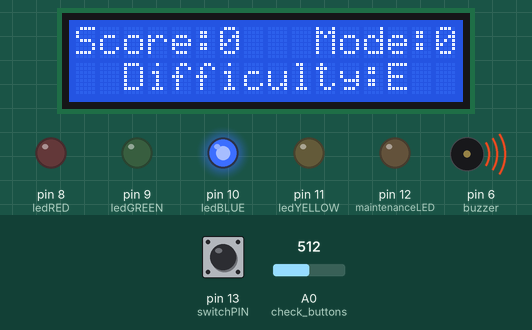
Recording of a program running on a simulated Arduino Uno, built with avr-gcc and run on an emulated ATmega328P. On the bench: 16×2 character LCD, output pins drawn as LEDs (lit = HIGH), buzzer (waves = sounding). The test bench sets the inputs (shaded band); at power-on: pin 13 (switchPIN) LOW, A0 (check_buttons) = 512. Random numbers use the default seed unless the program sets one; EEPROM starts erased; what the program prints to the serial monitor is not drawn.

Above: at 1.4 s.
1.5 s: pin 13 (switchPIN) pulled HIGH for 2.95 s
At 6.3 s:
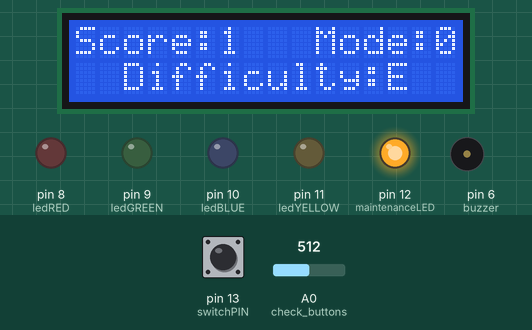
6.5 s: A0 (check_buttons) set to 983
9.9 s: A0 (check_buttons) set to 1013
13.3 s: pin 13 (switchPIN) pulled HIGH for 2.95 s
At 15.8 s:
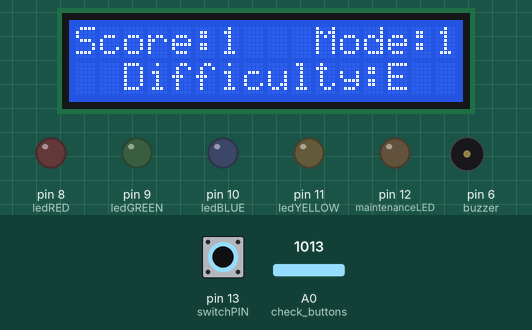
17.8 s: pin 13 (switchPIN) pulled HIGH for 2.95 s
At 18.2 s:
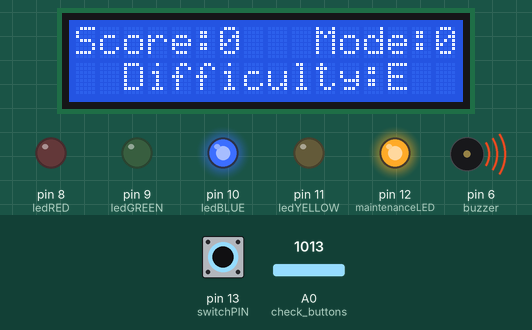
Timing chart, 0 to 20.8 s (numbered marks = the images above; inputs shaded):
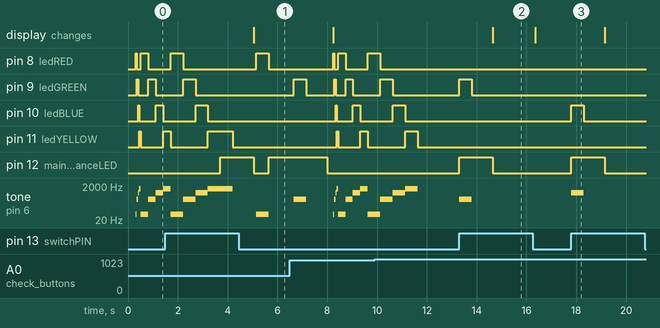

The program:

main.cpp
```cpp
#include <EEPROM.h>
#include <Wire.h>
#include <LiquidCrystal_I2C.h>

#include "SONGS.h"
#include "ACTIONS.h"

#define maintenanceLED 12

#define switchPIN 13

LiquidCrystal_I2C lcd(0x27,16,2);

int level = 0;
int current_index = 0; // current level

bool can_read = false; // disable / enable input
int last_switch;

void lightRED(){
   if (difficulty == 2) soundRED(shortSound);
      else if (difficulty == 1) soundRED(mediumSound);
      else soundRED(longSound);
}

void lightBLUE(){
   if (difficulty == 2) soundBLUE(shortSound);
      else if (difficulty == 1) soundBLUE(mediumSound);
      else soundBLUE(longSound);
}

void lightGREEN(){
   if (difficulty == 2) soundGREEN(shortSound);
      else if (difficulty == 1) soundGREEN(mediumSound);
      else soundGREEN(longSound);
}

void lightYELLOW(){
   if (difficulty == 2) soundYELLOW(shortSound);
      else if (difficulty == 1) soundYELLOW(mediumSound);
      else soundYELLOW(longSound);
}

void show_Patern(){ // repeats the pattern that was buit until current level

    current_index = 1;

    while (current_index <= level)
    {
        if (EEPROM.read(current_index) == 0) lightRED();
        if (EEPROM.read(current_index) == 1) lightGREEN();
        if (EEPROM.read(current_index) == 2) lightBLUE();
        if (EEPROM.read(current_index) == 3) lightYELLOW();

        delay(250);

        current_index++;
    }

    current_index = 0;
}

void choose_Next_Number(){

    can_read = false;

    digitalWrite(maintenanceLED, HIGH);

    int next = random(4);
    level++;
    EEPROM.write(level, next);

    current_index = 0;

    show_Patern();

    delay(500);

    updateDisplay();
    digitalWrite(maintenanceLED, LOW);
    can_read = true;
}

void end_Game(){
    digitalWrite(maintenanceLED, HIGH);
    delay(1000);

    level = 0;
    current_index = 0;

    choose_Next_Number();
}

void reset(){
    level = 0;
    current_index = 0;
}

void changeDif(){
  if (difficulty == 2)
    difficulty = 0;
  else difficulty++;

  updateDisplay();
}

void check_buttons(){
    int readingRED = 0, readingGREEN = 0, readingBLUE = 0, readingYELLOW = 0;

    int value = analogRead(A0);
    if (value <= 100) { changeDif(); }
    else if (value > 100 && value < 600) { readingRED = 1; }
    else if (value >= 600 && value < 700) { readingGREEN = 1; }
    else if (value >= 700 && value < 800) { readingBLUE = 1; }
    else if (value >= 800 && value < 1000) { readingYELLOW = 1; }

    Serial.println(value);

    if (readingRED == 1){
        lightRED();

        current_index++;

        if (EEPROM.read(current_index) != 0) end_Game();
        if (current_index == level) choose_Next_Number();

        delay(150);

        return;
    }

    if (readingGREEN == 1){
        lightGREEN();

        current_index++;

        if (EEPROM.read(current_index) != 1) end_Game();
        if (current_index == level) choose_Next_Number();

        delay(150);

        return;
    }

    if (readingBLUE == 1){
        lightBLUE();

        current_index++;

        if (EEPROM.read(current_index) != 2) end_Game();
        if (current_index == level) choose_Next_Number();

        delay(150);

        return;
    }

    if (readingYELLOW == 1){
        lightYELLOW();

        current_index++;

        if (EEPROM.read(current_index) != 3) end_Game();
        if (current_index == level) choose_Next_Number();

        delay(150);

        return;
    }
}

void updateDisplay(){
    lcd.init();

    lcd.setCursor(0,0);
    lcd.print("Score:");
    lcd.setCursor(10,0);
    lcd.print("Mode:");

    lcd.setCursor(6,0);
    lcd.print(level);
    lcd.setCursor(15,0);
    lcd.print(digitalRead(switchPIN));

    lcd.setCursor(2,1);
    lcd.print("Difficulty:");
    lcd.setCursor(13,1);

    if (difficulty == 0) lcd.print("E");
    else if (difficulty == 1) lcd.print("M");
    else if (difficulty == 2) lcd.print("H");
}

void setup() {
    Serial.begin(9600);

    pinMode(ledRED, OUTPUT);
    pinMode(ledGREEN, OUTPUT);
    pinMode(ledBLUE, OUTPUT);
    pinMode(ledYELLOW, OUTPUT);

    pinMode(maintenanceLED, OUTPUT);

    last_switch = 1;

    lcd.init();// initialize the lcd
    lcd.init();
    // Print a message to the LCD.
    lcd.backlight();

    updateDisplay();
}

void loop() {
    int switchValue = digitalRead(switchPIN);

    if (last_switch != switchValue){
        if (last_switch == 0)
            choose_Next_Number();
        else if (last_switch == 1) reset();

        last_switch = switchValue;
        updateDisplay();
    }

    if (switchValue == 1){
        if (can_read)
            check_buttons();
    } else {
      int readingRED = 0, readingGREEN = 0, readingBLUE = 0, readingYELLOW = 0;

      int value = analogRead(A0);
      if (value < 400) { readingRED = 1; }
      else if (value >= 400 && value < 600) { readingGREEN = 1; }
      else if (value >= 600 && value < 700) { readingBLUE = 1; }
      else if (value >= 700 && value < 1000) { readingYELLOW = 1; }

      if (readingRED == 1) song1();
      if (readingGREEN == 1) song2();
      if (readingBLUE == 1) song3();
      if (readingYELLOW == 1) song4();
    }
}
```

ACTIONS.h
```cpp
#ifndef ACTIONS_H
#define ACTIONS_H
#include <Arduino.h>

enum lengthSound { shortSound, mediumSound, longSound};

#define ledRED 8
#define ledGREEN 9
#define ledBLUE 10
#define ledYELLOW 11

#define buzzer 6

static int difficulty = 0;

void soundRED(lengthSound type);
void soundGREEN(lengthSound type);
void soundBLUE(lengthSound type);
void soundYELLOW(lengthSound type);

#endif
```

SONGS.h
```cpp
#ifndef SONGS_H
#define SONGS_H

void song1();
void song2();
void song3();
void song4();

#endif
```

ACTIONS.cpp
```cpp
#include "ACTIONS.h"

void soundRED(lengthSound type){
    digitalWrite(ledRED, HIGH);
    tone(buzzer, 44); // note C in Hz 261

    if (type == shortSound) delay(50);
      else if (type == mediumSound)delay(300);
      else delay(500);

    noTone(buzzer);
    digitalWrite(ledRED, LOW);
}

void soundGREEN(lengthSound type){
    digitalWrite(ledGREEN, HIGH);
    tone(buzzer, 330); // note D in Hz

    if (type == shortSound) delay(50);
      else if (type == mediumSound)delay(300);
      else delay(500);

    noTone(buzzer);
    digitalWrite(ledGREEN, LOW);
}

void soundBLUE(lengthSound type){
    digitalWrite(ledBLUE, HIGH);
    tone(buzzer, 784); // note E in Hz

    if (type == shortSound) delay(50);
      else if (type == mediumSound) delay(300);
      else delay(500);

    noTone(buzzer);
    digitalWrite(ledBLUE, LOW);
}

void soundYELLOW(lengthSound type){
    digitalWrite(ledYELLOW, HIGH);
    tone(buzzer, 1397); // note F in Hz

    if (type == shortSound) delay(50);
      else if (type == mediumSound) delay(300);
      else delay(500);

    noTone(buzzer);
    digitalWrite(ledYELLOW, LOW);
}
```

SONGS.cpp
```cpp
#include "SONGS.h"
#include "ACTIONS.h"

void song1(){
    soundRED(shortSound);
    soundGREEN(shortSound);
    soundBLUE(shortSound);
    soundYELLOW(shortSound);
    soundRED(mediumSound);
    soundGREEN(mediumSound);
    soundBLUE(mediumSound);
    soundYELLOW(mediumSound);
    soundRED(longSound);
    soundGREEN(longSound);
    soundBLUE(longSound);
    soundYELLOW(longSound);
}

void song2(){
    soundRED(shortSound);
    soundGREEN(shortSound);
    soundBLUE(shortSound);
    soundYELLOW(shortSound);
    soundRED(mediumSound);
    soundGREEN(mediumSound);
    soundBLUE(mediumSound);
    soundYELLOW(mediumSound);
    soundRED(longSound);
    soundGREEN(longSound);
    soundBLUE(longSound);
    soundYELLOW(longSound);
}

void song3(){
    soundRED(shortSound);
    soundGREEN(shortSound);
    soundBLUE(shortSound);
    soundYELLOW(shortSound);
    soundRED(mediumSound);
    soundGREEN(mediumSound);
    soundBLUE(mediumSound);
    soundYELLOW(mediumSound);
    soundRED(longSound);
    soundGREEN(longSound);
    soundBLUE(longSound);
    soundYELLOW(longSound);
}

void song4(){
    soundRED(shortSound);
    soundGREEN(shortSound);
    soundBLUE(shortSound);
    soundYELLOW(shortSound);
    soundRED(mediumSound);
    soundGREEN(mediumSound);
    soundBLUE(mediumSound);
    soundYELLOW(mediumSound);
    soundRED(longSound);
    soundGREEN(longSound);
    soundBLUE(longSound);
    soundYELLOW(longSound);
}
```

Measured:
- after the input at 1.5 s, pin 12 (maintenanceLED): LOW → HIGH after 2.2 s, → LOW 1.3 s later, → HIGH 0.59 s later; the display: changes after 3.6 s (image 1)
- after the input at 13.3 s, pin 9 (ledGREEN): LOW → HIGH at once, → LOW 0.50 s later; pin 12 (maintenanceLED): LOW → HIGH at once, → LOW 1.3 s later; tone on pin 6 (buzzer): silent → 330 Hz at once, → silent 0.50 s later; the display: changes after 1.3 s (image 2)
- after the input at 17.8 s, pin 10 (ledBLUE): LOW → HIGH at once, → LOW 0.50 s later; pin 12 (maintenanceLED): LOW → HIGH at once, → LOW 1.3 s later; tone on pin 6 (buzzer): silent → 784 Hz at once, → silent 0.50 s later
- by itself, pin 8 (ledRED): alternates HIGH for 0.50 s and LOW for 2.9 s
- by itself, tone on pin 6 (buzzer): plays 44 Hz for 0.50 s, 330 Hz for 0.50 s, 784 Hz for 0.50 s, 1397 Hz for 1.0 s, 44 Hz for 0.50 s
